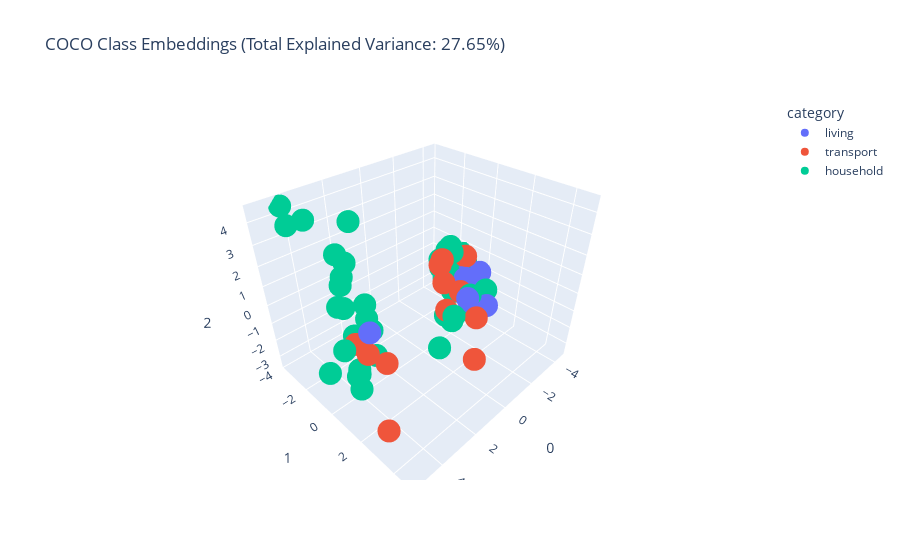

Here is the notebook cell this chart was saved with:
### Code cell
fig = px.scatter_3d(
    new_df, x='0', y='1', z='2', 
    color='category',
    title=f'COCO Class Embeddings (Total Explained Variance: {total_var:.2f}%)',
    hover_data={'word': True, 'category': False, '0': False, '1': False, '2': False},
)
fig.show()

### Figure 1 — Plotly figure (JSON) as saved in the notebook; plotly's stock layout.template omitted (floating-point values rounded to 4 significant figures)
{"data": [{"customdata": [["person", "living"], ["bird", "living"], ["cat", "living"], ["dog", "living"], ["horse", "living"], ["sheep", "living"], ["cow", "living"], ["elephant", "living"], ["bear", "living"], ["zebra", "living"], ["giraffe", "living"]], "hovertemplate": "word=%{customdata[0]}<extra></extra>", "legendgroup": "living", "marker": {"color": "#636efa", "symbol": "circle"}, "mode": "markers", "name": "living", "scene": "scene", "showlegend": true, "type": "scatter3d", "x": [-0.5364, -1.102, -0.79, -0.04945, -0.936, -1.448, -3.485, -1.817, -1.507, -3.776, 3.588], "y": [2.395, 2.095, 2.957, 2.515, 1.601, 0.7327, 0.4279, 0.6015, 1.96, -0.738, 0.5187], "z": [0.3489, 0.4657, 0.359, 0.884, 1.037, 0.02601, -0.3649, 0.1809, 0.2336, -0.7635, 0.01863]}, {"customdata": [["bicycle", "transport"], ["car", "transport"], ["motorcycle", "transport"], ["airplane", "transport"], ["bus", "transport"], ["train", "transport"], ["truck", "transport"], ["boat", "transport"], ["traffic light", "transport"], ["fire hydrant", "transport"], ["stop sign", "transport"], ["parking meter", "transport"]], "hovertemplate": "word=%{customdata[0]}<extra></extra>", "legendgroup": "transport", "marker": {"color": "#EF553B", "symbol": "circle"}, "mode": "markers", "name": "transport", "scene": "scene", "showlegend": true, "type": "scatter3d", "x": [0.319, 0.7365, -0.5682, -2.448, 0.6477, 2.173, -0.4382, 1.012, 3.72, 2.846, 5.255, 3.334], "y": [1.263, 2.078, 0.5644, 0.3126, 3.558, 4.772, 1.774, 2.133, 0.4581, -1.719, 3.457, 1.179], "z": [2.123, 0.4654, 1.69, 0.9609, 0.8505, 0.4833, 0.6704, 1.993, -1.113, -2.499, -1.94, -1.402]}, {"customdata": [["bench", "household"], ["backpack", "household"], ["umbrella", "household"], ["handbag", "household"], ["tie", "household"], ["suitcase", "household"], ["frisbee", "household"], ["skis", "household"], ["snowboard", "household"], ["sports ball", "household"], ["kite", "household"], ["baseball bat", "household"], ["baseball glove", "household"], ["skateboard", "household"], ["surfboard", "household"], ["tennis racket", "household"], ["bottle", "household"], ["wine glass", "household"], ["cup", "household"], ["fork", "household"], ["knife", "household"], ["spoon", "household"], ["bowl", "household"], ["banana", "household"], ["apple", "household"], ["sandwich", "household"], ["orange", "household"], ["broccoli", "household"], ["carrot", "household"], ["hot dog", "household"], ["pizza", "household"], ["donut", "household"], ["cake", "household"], ["chair", "household"], ["couch", "household"], ["potted plant", "household"], ["bed", "household"], ["dining table", "household"], ["toilet", "household"], ["tv", "household"], ["laptop", "household"], ["mouse", "household"], ["remote", "household"], ["keyboard", "household"], ["cell phone", "household"], ["microwave", "household"], ["oven", "household"], ["toaster", "household"], ["sink", "household"], ["refrigerator", "household"], ["book", "household"], ["clock", "household"], ["vase", "household"], ["scissors", "household"], ["teddy bear", "household"], ["hair drier", "household"], ["toothbrush", "household"]], "hovertemplate": "word=%{customdata[0]}<extra></extra>", "legendgroup": "household", "marker": {"color": "#00cc96", "symbol": "circle"}, "mode": "markers", "name": "household", "scene": "scene", "showlegend": true, "type": "scatter3d", "x": [-3.473, -2.534, -3.296, 4.093, 0.01887, -3.748, 3.793, 2.618, 4.246, 2.348, -2.067, 3.414, 2.711, 4.395, 4.412, 2.218, -2.817, 1.813, 2.542, -2.074, -1.078, -4.436, -0.8349, -2.573, -1.03, -3.41, -1.817, 3.196, -3.563, 4.589, -1.345, 2.643, -1.687, -0.3053, -2.299, 3.907, -1.297, 2.657, -2.52, 1.354, -1.72, -1.412, -2.237, -0.8864, 5.12, -4.51, -4.231, 1.71, -2.895, -3.76, 0.6061, -1.678, -3.095, -3.591, 3.428, 2.632, 3.029], "y": [-0.5135, -1.125, -1.631, -0.7203, 1.765, -1.641, -0.2066, -1.579, -3.773, -2.625, -0.2036, -1.484, -2.427, -1.87, -3.235, -3.511, -0.384, -2.132, 3.394, 0.1827, 0.5314, -1.457, 0.9777, -0.7622, 1.037, -1.173, 1.294, -1.085, -0.9869, -1.369, -0.009308, -0.4298, -0.5566, 2.425, -0.1874, -0.1798, 0.3608, -2.016, -1.026, 3.014, -0.6436, 2.395, 0.1409, 0.6849, 1.805, -1.755, -2.205, -2.229, -0.9615, -2.064, 1.904, 0.3288, -0.7214, -1.659, -1.437, -0.6205, -2.543], "z": [-0.09393, 0.09066, 0.126, -1.436, -0.6861, -0.3285, -2.7, 3.889, 4.364, 1.393, 1.116, 1.27, 0.907, 4.475, 3.759, 1.392, -0.1331, -0.9332, 0.3908, -0.5651, 0.7306, -0.4674, 0.1246, -0.198, 0.01674, -0.7868, -1.386, -3.467, -0.8809, -2.915, 0.09675, -2.482, 0.282, 0.8822, 0.08143, -2.741, -0.1212, -2.272, -0.1998, 1.023, 0.6641, 0.576, 0.1809, 0.7263, -1.083, -0.9199, -1.643, -1.89, -0.4064, -0.6612, 0.02324, -0.1654, -0.3011, 0.2204, 0.1045, -1.105, -0.6457]}], "layout": {"legend": {"title": {"text": "category"}, "tracegroupgap": 0}, "scene": {"domain": {"x": [0, 1], "y": [0, 1]}, "xaxis": {"title": {"text": "0"}}, "yaxis": {"title": {"text": "1"}}, "zaxis": {"title": {"text": "2"}}}, "title": {"text": "COCO Class Embeddings (Total Explained Variance: 27.65%)"}}}
